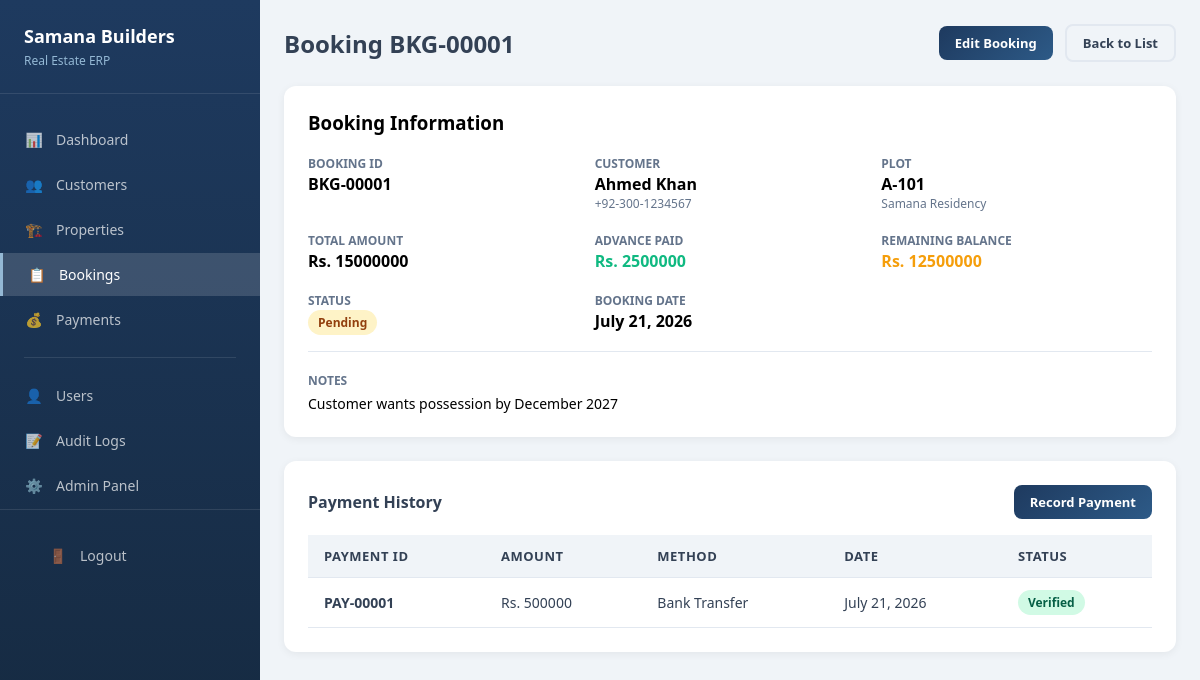
Screenshot of /bookings/1/ (signed in) with the database file from the repository.
### bookings/models.py (models this page shows, shortened)
class Booking(models.Model):
    STATUS_CHOICES = [
        ('pending', 'Pending'),
        ('confirmed', 'Confirmed'),
        ('cancelled', 'Cancelled'),
        ('completed', 'Completed'),
    ]
    booking_id = models.CharField(max_length=20, unique=True, editable=False)
    customer = models.ForeignKey(Customer, on_delete=models.CASCADE, related_name='bookings')
    plot = models.ForeignKey(Plot, on_delete=models.CASCADE, related_name='bookings')
    booking_date = models.DateField(auto_now_add=True)
    total_amount = models.DecimalField(max_digits=15, decimal_places=2)
    advance_paid = models.DecimalField(max_digits=15, decimal_places=2, default=0)
    status = models.CharField(max_length=20, choices=STATUS_CHOICES, default='pending')
    notes = models.TextField(blank=True)
    created_at = models.DateTimeField(auto_now_add=True)
    updated_at = models.DateTimeField(auto_now=True)
    created_by = models.ForeignKey(User, on_delete=models.SET_NULL, null=True)
    @property
    def remaining_balance(self):
        return self.total_amount - self.advance_paid
    class Meta:
        ordering = ['-created_at']

### customers/models.py (models this page shows, shortened)
class Customer(models.Model):
    customer_id = models.CharField(max_length=20, unique=True, editable=False)
    user = models.OneToOneField(User, on_delete=models.SET_NULL, null=True, blank=True)
    first_name = models.CharField(max_length=100)
    last_name = models.CharField(max_length=100)
    email = models.EmailField(unique=True, blank=True, null=True)
    phone = models.CharField(max_length=20)
    alternate_phone = models.CharField(max_length=20, blank=True)
    cnic = models.CharField(max_length=15, unique=True)
    address = models.TextField(blank=True)
    city = models.CharField(max_length=100, blank=True)
    notes = models.TextField(blank=True)
    is_active = models.BooleanField(default=True)
    created_at = models.DateTimeField(auto_now_add=True)
    updated_at = models.DateTimeField(auto_now=True)
    created_by = models.ForeignKey(User, on_delete=models.SET_NULL, null=True, related_name='customers_created')
    @property
    def full_name(self):
        return f"{self.first_name} {self.last_name}"
    class Meta:
        ordering = ['-created_at']

### properties/models.py (models this page shows, shortened)
class Plot(models.Model):
    STATUS_CHOICES = [
        ('available', 'Available'),
        ('reserved', 'Reserved'),
        ('booked', 'Booked'),
        ('sold', 'Sold'),
        ('cancelled', 'Cancelled'),
    ]
    TYPE_CHOICES = [
        ('residential', 'Residential'),
        ('commercial', 'Commercial'),
        ('industrial', 'Industrial'),
    ]
    plot_number = models.CharField(max_length=50)
    project = models.ForeignKey(Project, on_delete=models.CASCADE, related_name='plots')
    plot_type = models.CharField(max_length=20, choices=TYPE_CHOICES, default='residential')
    size_marla = models.DecimalField(max_digits=10, decimal_places=2, help_text="Size in Marla")
    size_sqft = models.DecimalField(max_digits=10, decimal_places=2, blank=True, null=True, help_text="Size in Square Feet")
    price = models.DecimalField(max_digits=15, decimal_places=2)
    status = models.CharField(max_length=20, choices=STATUS_CHOICES, default='available')
    description = models.TextField(blank=True)
    created_at = models.DateTimeField(auto_now_add=True)
    updated_at = models.DateTimeField(auto_now=True)
    class Meta:
        unique_together = ['project', 'plot_number']
        ordering = ['project', 'plot_number']

class Project(models.Model):
    name = models.CharField(max_length=200)
    description = models.TextField(blank=True)
    location = models.CharField(max_length=200)
    total_plots = models.PositiveIntegerField(default=0)
    is_active = models.BooleanField(default=True)
    created_at = models.DateTimeField(auto_now_add=True)
    updated_at = models.DateTimeField(auto_now=True)
    class Meta:
        verbose_name_plural = 'Projects'

### payments/models.py (models this page shows, shortened)
class Payment(models.Model):
    STATUS_CHOICES = [
        ('pending', 'Pending Verification'),
        ('verified', 'Verified'),
        ('rejected', 'Rejected'),
    ]
    METHOD_CHOICES = [
        ('cash', 'Cash'),
        ('bank_transfer', 'Bank Transfer'),
        ('cheque', 'Cheque'),
        ('online', 'Online Payment'),
    ]
    payment_id = models.CharField(max_length=20, unique=True, editable=False)
    booking = models.ForeignKey(Booking, on_delete=models.CASCADE, related_name='payments')
    installment = models.ForeignKey(Installment, on_delete=models.SET_NULL, null=True, blank=True, related_name='payments')
    amount = models.DecimalField(max_digits=15, decimal_places=2)
    payment_date = models.DateField()
    payment_method = models.CharField(max_length=20, choices=METHOD_CHOICES, default='cash')
    reference_number = models.CharField(max_length=100, blank=True)
    status = models.CharField(max_length=20, choices=STATUS_CHOICES, default='pending')
    notes = models.TextField(blank=True)
    receipt_generated = models.BooleanField(default=False)
    created_at = models.DateTimeField(auto_now_add=True)
    updated_at = models.DateTimeField(auto_now=True)
    created_by = models.ForeignKey(User, on_delete=models.SET_NULL, null=True)
    verified_by = models.ForeignKey(User, on_delete=models.SET_NULL, null=True, blank=True, related_name='payments_verified')
    verified_at = models.DateTimeField(null=True, blank=True)
    class Meta:
        ordering = ['-created_at']

### core/views.py (the view)
# urls.py: path('bookings/<int:pk>/', core_views.booking_detail_view, name='booking_detail'),
@login_required
def booking_detail_view(request, pk):
    booking = get_object_or_404(
        Booking.objects.select_related('customer', 'plot', 'plot__project'),
        pk=pk
    )
    installments = booking.installment_plan.installments.all() if hasattr(booking, 'installment_plan') else []
    payments = booking.payments.all()
    context = {
        'booking': booking,
        'installments': installments,
        'payments': payments,
    }
    return render(request, 'booking_detail.html', context)

### templates/booking_detail.html (shortened to what this page needs)
{% extends 'base.html' %}
{% block content %}
<div class="app-layout">
    <aside class="sidebar">
        <div class="sidebar-brand">
            <h2>Samana Builders</h2>
            <p>Real Estate ERP</p>
        </div>
        <ul class="nav-menu">
            <li class="nav-item">
                <a href="{% url 'dashboard' %}" class="nav-link">
                    <span class="nav-icon">📊</span>
                    Dashboard
                </a>
            </li>
            <li class="nav-item">
                <a href="{% url 'customers' %}" class="nav-link">
                    <span class="nav-icon">👥</span>
                    Customers
                </a>
            </li>
            <li class="nav-item">
                <a href="{% url 'properties' %}" class="nav-link">
                    <span class="nav-icon">🏗️</span>
                    Properties
                </a>
            </li>
            <li class="nav-item">
                <a href="{% url 'bookings' %}" class="nav-link active">
                    <span class="nav-icon">📋</span>
                    Bookings
                </a>
            </li>
            <li class="nav-item">
                <a href="{% url 'payments' %}" class="nav-link">
                    <span class="nav-icon">💰</span>
                    Payments
                </a>
            </li>
            <div class="nav-divider"></div>
            <li class="nav-item">
                <a href="{% url 'users' %}" class="nav-link">
                    <span class="nav-icon">👤</span>
                    Users
                </a>
            </li>
            <li class="nav-item">
                <a href="{% url 'audit_logs' %}" class="nav-link">
                    <span class="nav-icon">📝</span>
                    Audit Logs
                </a>
            </li>
            <li class="nav-item">
                <a href="/admin/" class="nav-link">
                    <span class="nav-icon">⚙️</span>
                    Admin Panel
                </a>
            </li>
        </ul>
        <div style="margin-top: auto; padding: 24px; border-top: 1px solid rgba(255,255,255,0.1);">
            <a href="{% url 'logout' %}" class="nav-link">
                <span class="nav-icon">🚪</span>
                Logout
            </a>
        </div>
    </aside>
    <main class="main-content">
        <div class="page-header">
            <h1>Booking {{ booking.booking_id }}</h1>
            <div class="user-info">
                <a href="{% url 'booking_edit' booking.pk %}" class="btn btn-primary btn-sm">Edit Booking</a>
                <a href="{% url 'bookings' %}" class="btn btn-secondary btn-sm">Back to List</a>
            </div>
        </div>
        <div class="card">
            <h3 style="margin-bottom: 16px;">Booking Information</h3>
            <div style="display: grid; grid-template-columns: repeat(auto-fit, minmax(200px, 1fr)); gap: 16px;">
                <div>
                    <strong style="color: #64748b; font-size: 12px; text-transform: uppercase;">Booking ID</strong>
                    <p style="font-size: 16px; font-weight: 600;">{{ booking.booking_id }}</p>
                </div>
                <div>
                    <strong style="color: #64748b; font-size: 12px; text-transform: uppercase;">Customer</strong>
                    <p style="font-size: 16px; font-weight: 600;">{{ booking.customer.full_name }}</p>
                    <p style="font-size: 12px; color: #64748b;">{{ booking.customer.phone }}</p>
                </div>
                <div>
                    <strong style="color: #64748b; font-size: 12px; text-transform: uppercase;">Plot</strong>
                    <p style="font-size: 16px; font-weight: 600;">{{ booking.plot.plot_number }}</p>
                    <p style="font-size: 12px; color: #64748b;">{{ booking.plot.project.name }}</p>
                </div>
                <div>
                    <strong style="color: #64748b; font-size: 12px; text-transform: uppercase;">Total Amount</strong>
                    <p style="font-size: 16px; font-weight: 600;">Rs. {{ booking.total_amount|floatformat:0 }}</p>
                </div>
                <div>
                    <strong style="color: #64748b; font-size: 12px; text-transform: uppercase;">Advance Paid</strong>
                    <p style="font-size: 16px; font-weight: 600; color: var(--accent-green);">Rs. {{ booking.advance_paid|floatformat:0 }}</p>
                </div>
                <div>
                    <strong style="color: #64748b; font-size: 12px; text-transform: uppercase;">Remaining Balance</strong>
                    <p style="font-size: 16px; font-weight: 600; color: var(--accent-amber);">Rs. {{ booking.remaining_balance|floatformat:0 }}</p>
                </div>
                <div>
                    <strong style="color: #64748b; font-size: 12px; text-transform: uppercase;">Status</strong>
                    <p>
                        <span class="badge badge-{% if booking.status == 'confirmed' %}success{% elif booking.status == 'pending' %}warning{% elif booking.status == 'cancelled' %}danger{% else %}info{% endif %}">
                            {{ booking.get_status_display }}
                        </span>
                    </p>
                </div>
                <div>
                    <strong style="color: #64748b; font-size: 12px; text-transform: uppercase;">Booking Date</strong>
                    <p style="font-size: 16px; font-weight: 600;">{{ booking.booking_date }}</p>
                </div>
            </div>
            {% if booking.notes %}
            <div style="margin-top: 16px; padding-top: 16px; border-top: 1px solid var(--border);">
                <strong style="color: #64748b; font-size: 12px; text-transform: uppercase;">Notes</strong>
                <p style="font-size: 14px; margin-top: 4px;">{{ booking.notes }}</p>
            </div>
            {% endif %}
        </div>
        <div class="card">
            <div class="card-header">
                <h3>Payment History</h3>
                <a href="{% url 'payment_create' %}" class="btn btn-primary btn-sm">Record Payment</a>
            </div>
            <div class="table-container">
                {% if payments %}
                <table>
                    <thead>
                        <tr>
                            <th>Payment ID</th>
                            <th>Amount</th>
                            <th>Method</th>
                            <th>Date</th>
                            <th>Status</th>
                        </tr>
                    </thead>
                    <tbody>
                        {% for payment in payments %}
                        <tr>
                            <td><strong>{{ payment.payment_id }}</strong></td>
                            <td>Rs. {{ payment.amount|floatformat:0 }}</td>
                            <td>{{ payment.get_payment_method_display }}</td>
                            <td>{{ payment.payment_date }}</td>
                            <td>
                                <span class="badge badge-{% if payment.status == 'verified' %}success{% elif payment.status == 'pending' %}warning{% else %}danger{% endif %}">
                                    {{ payment.get_status_display }}
                                </span>
                            </td>
                        </tr>
                        {% endfor %}
                    </tbody>
                </table>
                {% else %}
                <div class="empty-state">
                    <p>No payments recorded yet</p>
                </div>
                {% endif %}
            </div>
        </div>
    </main>
</div>
{% endblock %}

### rows the page displays
Booking: booking_id "BKG-00001", customer.full_name "Ahmed Khan", customer.phone "+92-300-1234567", plot.plot_number "A-101", plot.project.name "Samana Residency", total_amount "15000000", advance_paid "2500000", remaining_balance "12500000", status "Pending", booking_date "July 21, 2026", notes "Customer wants possession by December 2027"
Payment: payment_id "PAY-00001", amount "500000", payment_method "Bank Transfer", payment_date "July 21, 2026", status "Verified"
